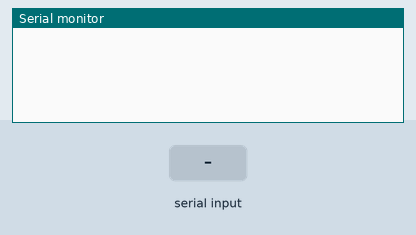
This sketch was run on a simulated Arduino Uno, built with avr-gcc and run on an emulated ATmega328P. Parts: the last lines printed to the serial monitor. The inputs (shaded band) are chosen by the test bench.

Above: at 1.2 s.
1.3 s: "1" received over Serial
At 2.5 s:
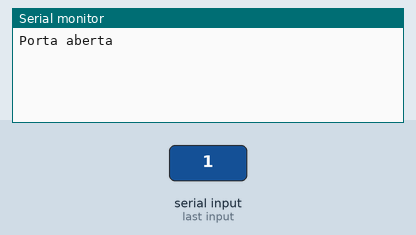
3.0 s: "0" received over Serial
At 3.8 s:
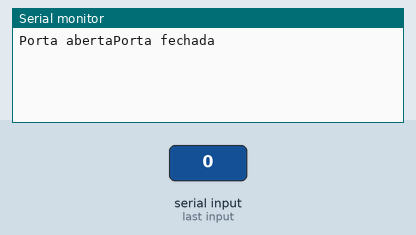

The sketch:

State_machine_sensor_code.ino
```cpp
 char switchState = 0;
char lastSwitchState = 1;

void setup() {

Serial.begin(9600);
}

void loop() {

 if (Serial.available()) {
  switchState = Serial.read();

  if (switchState != lastSwitchState) {
    if (switchState == '1') {
        delay(250);
        Serial.print("Porta aberta");
        lastSwitchState = switchState;
    } else if (switchState == '0') {
        delay(250);
        Serial.print("Porta fechada");
        lastSwitchState = switchState;
    }
  } else {

  }
 }
}
```

Measured:
- after the input at 1.3 s, the serial monitor: prints a new line after 0.25 s (image 1)
- after the input at 3.0 s, the serial monitor: prints a new line after 0.25 s (image 2)
